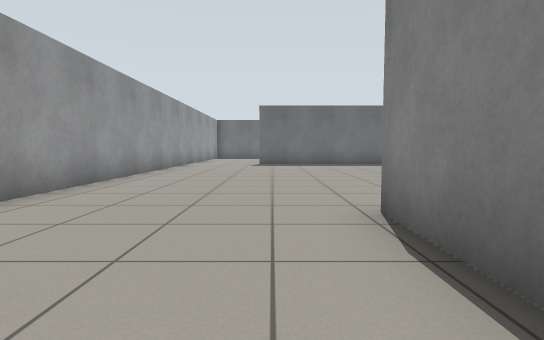
[1] (above)

16 first-person views from a walk through a Gazebo world. The camera is 0.72 m above the floor, tilts 4° down and sees 80° across. The floor is counted in squares, 1 m on a side. Each view is taken from the middle of a square. On the plan, view 1 faces up. The plan holds only what a view shows up to about 10 squares ahead; the rest is blank.

[2]
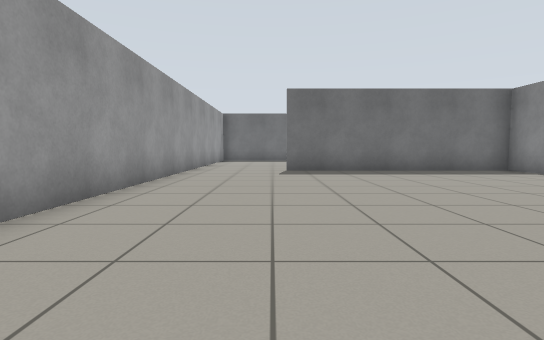

[3]
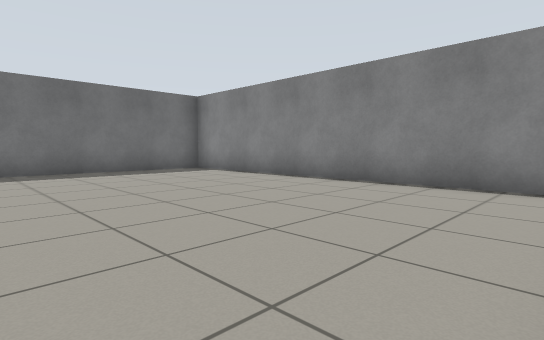

[4]
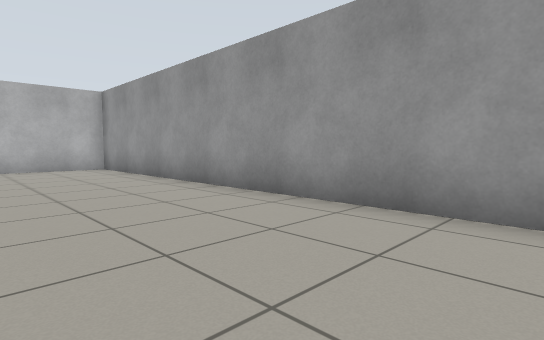

[5]
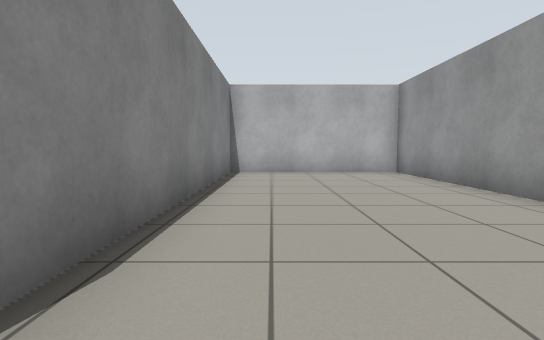

[6]
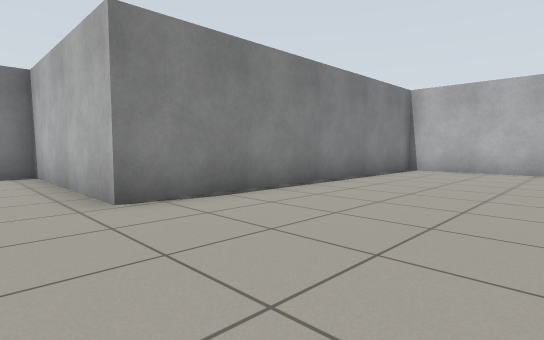

[7]
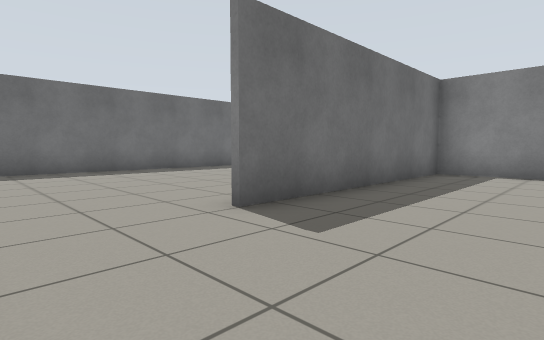

[8]
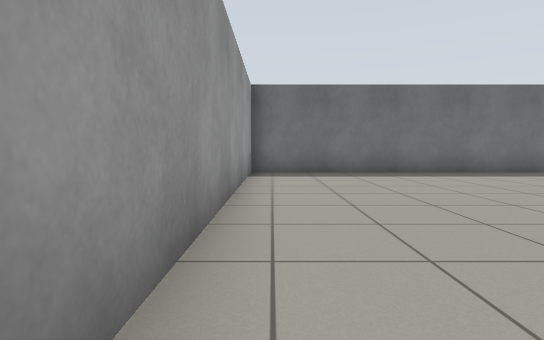

[9]
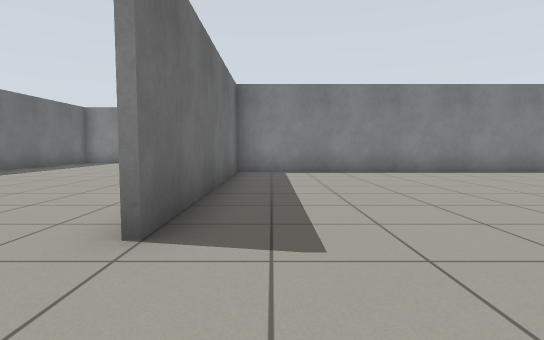

[10]
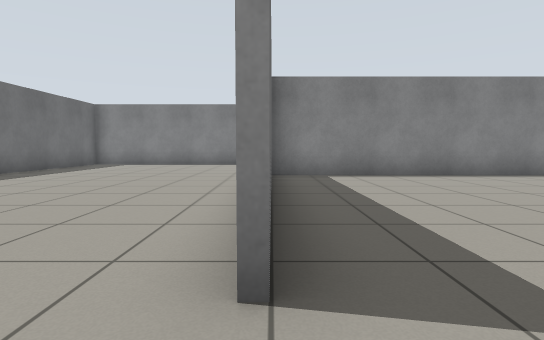

[11]
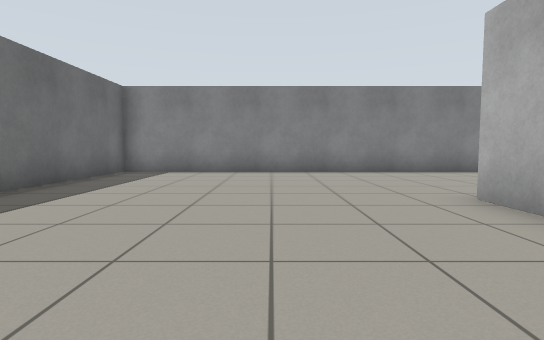

[12]
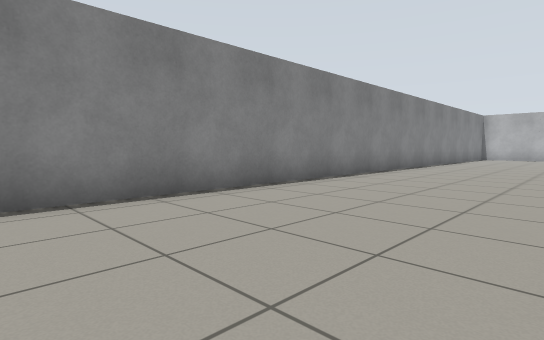

[13]
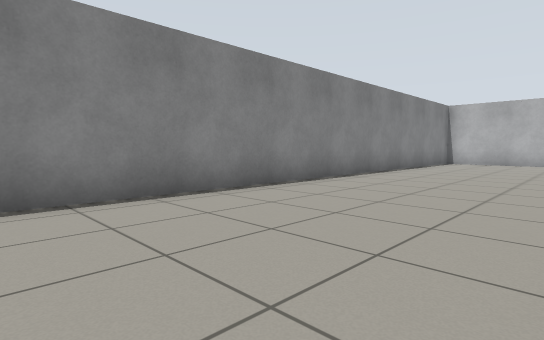

[14]
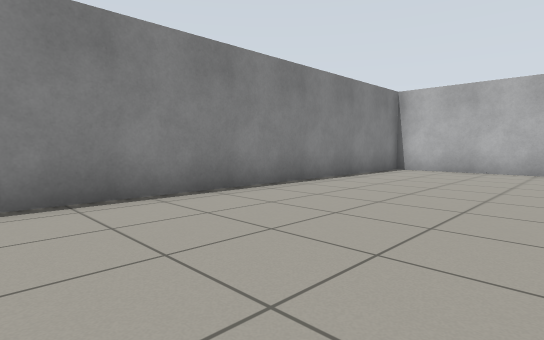

[15]
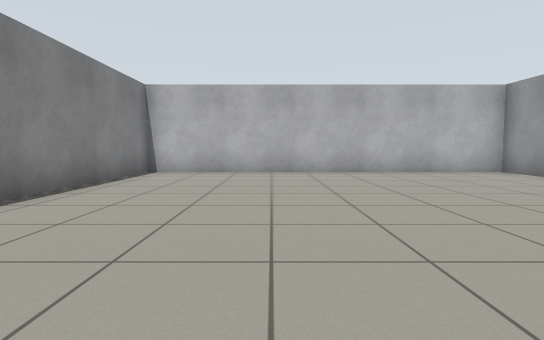

[16]
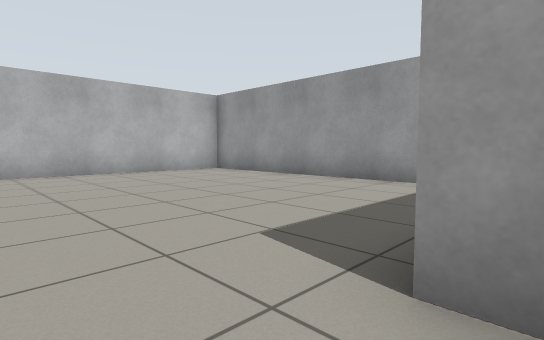

### Floor plan
Ten units are one square. View 1 is at (0, 0); x grows to the right and y downward. Boxes are objects, and circles mark ways between rooms. Rooms are numbered by the first view taken in them; rooms with no view inside come last. Other rooms are left out.
<svg viewBox="-41 -218 162 277">
<path fill="none" stroke="#000" d="M-36 -156 -36 53 9 53M12 54 12 -36 63 -36 63 -140 -6 -140M65 -40 65 -34M52 -142 65 -142M14 -15 14 54M49 -213 -36 -213 -36 -156M9 53 116 53 116 -213 68 -213"/>
<circle cx="-20" cy="-147" r="3" fill="#2a7"/>
<text x="0" y="-60">1</text>
<text x="70" y="-90">2</text>
</svg>
Room 1 opens to room 2.

Where each view was taken, in squares from view 1:
view 1: 0 up, 0 right, facing up
view 2: 4 up, 1 left, facing up
view 3: 4 up, 0 right, facing up-right
view 4: 6 up, 0 right, facing down-left
view 5: 4 up, 0 right, facing down
view 6: 5 up, 3 left, facing down-right
view 7: 11 up, 3 left, facing up-right
view 8: 12 up, 3 left, facing up
view 9: 13 up, 3 left, facing right
view 10: 14 up, 2 left, facing right
view 11: 17 up, 2 right, facing right
view 12: 16 up, 7 right, facing down-right
view 13: 10 up, 7 right, facing down-right
view 14: 5 up, 7 right, facing down-right
view 15: 4 up, 8 right, facing down
view 16: 4 up, 8 right, facing down-left
